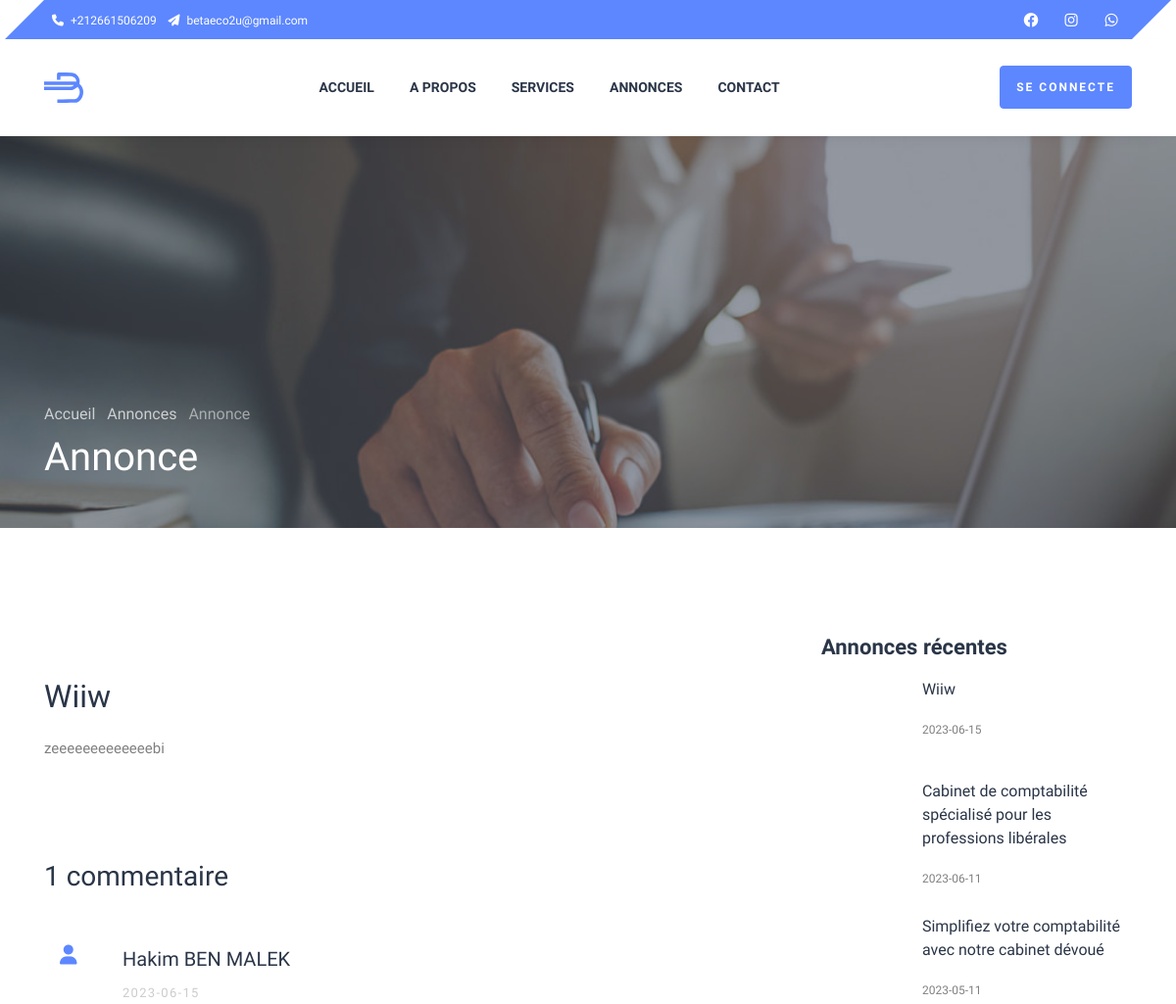
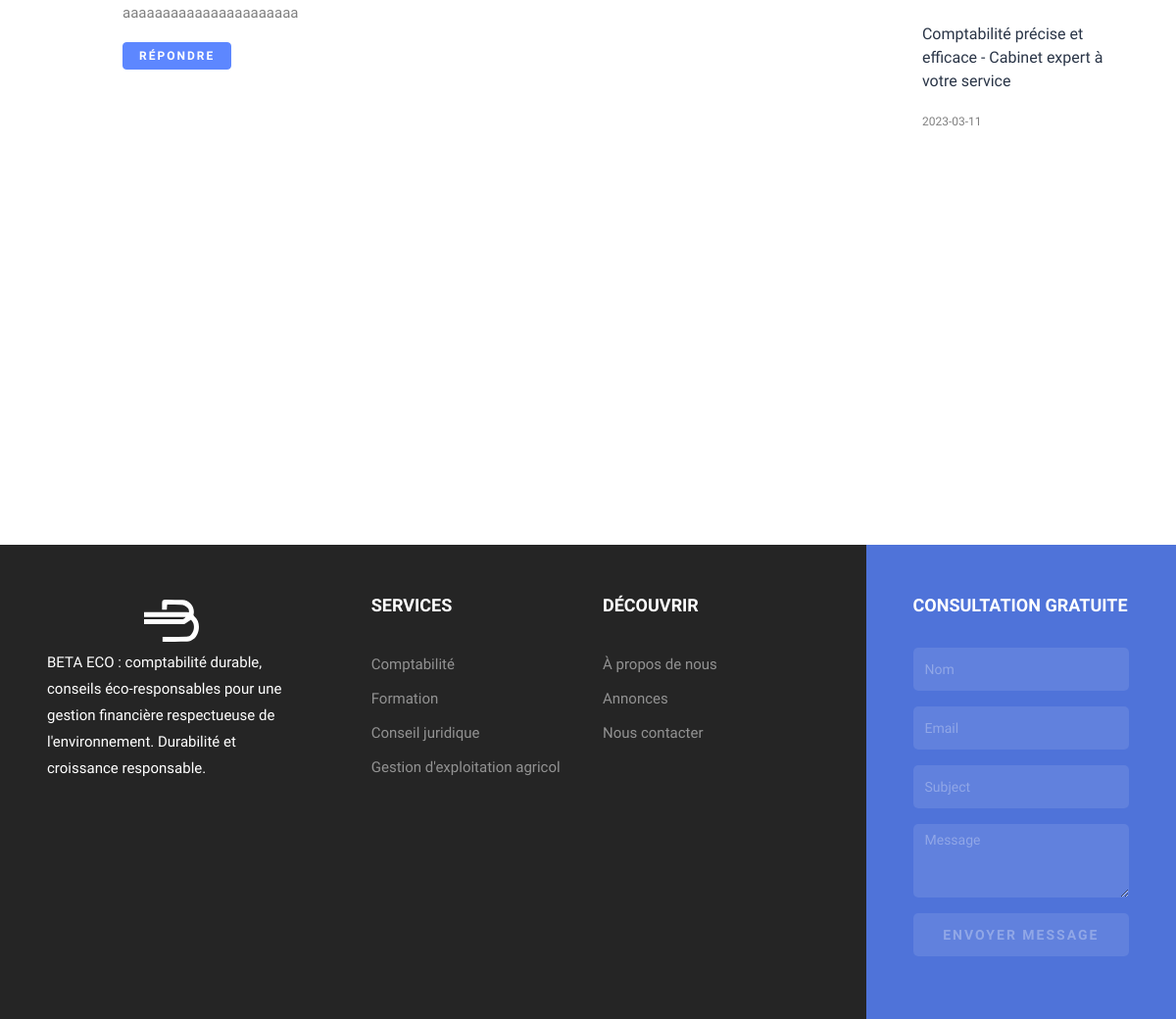
The page /annonce.php?id=6 on the database its author committed (2 pictures, top to bottom).
### tables this page shows
CREATE TABLE `utilisateurs` (
  `id_user` int(11) NOT NULL,
  `type` int(11) NOT NULL,
  `prenom` varchar(50) NOT NULL,
  `nom` varchar(50) NOT NULL,
  `phone` varchar(14) DEFAULT NULL,
  `email` varchar(50) DEFAULT NULL,
  `adresse` varchar(50) NOT NULL,
  `niveau` varchar(20) NOT NULL,
  `service` varchar(50) NOT NULL,
  `acces` int(11) DEFAULT NULL,
  `etat` int(11) DEFAULT NULL,
  `date_inscription` date DEFAULT NULL,
  `login` varchar(50) NOT NULL,
  `psw` varchar(50) NOT NULL
);

CREATE TABLE `annonce` (
  `id_annonce` int(11) NOT NULL,
  `titre` varchar(100) NOT NULL,
  `description` varchar(500) NOT NULL,
  `image_annonce` varchar(200) NOT NULL,
  `date_annonce` date NOT NULL DEFAULT current_timestamp(),
  `id_user` int(11) NOT NULL
);

### annonce.php (the view, shortened to what this page needs)
<?php if(isset($_GET['id'])){ ?>
<!DOCTYPE html>
<html lang="en">
  <head>
  </head>
  <body>
  <?php include('navbar.php') ?>
    <section class="hero-wrap hero-wrap-2" style="background-image: url('images/website/image_4.jpg');"
    data-stellar-background-ratio="0.5">
    <div class="overlay"></div>
    <div class="container">
      <div class="row no-gutters slider-text align-items-end">
        <div class="col-md-9 ftco-animate pb-5">
          <p class="breadcrumbs mb-2"><span class="mr-2"><a href="index.html">Accueil </a></span> <span class="mr-2"><a href="blog.html">Annonces </a></span> <span>Annonce</span></p>
          <h1 class="mb-0 bread">Annonce</h1>
        </div>
      </div>
    </div>
  </section>
  <section class="ftco-section ftco-degree-bg">
    <div class="container">
      <div class="row">
        <div class="col-lg-8 ftco-animate">
          <?php
          $req = "select *from annonce where id_annonce=".$_GET['id'];
          $res = $pdo->query($req);
					$row = $res->fetch(PDO::FETCH_ASSOC);
          ?>
          <p>
          </p>
          <h2 class="mb-3"><?= $row['titre'] ?></h2>
          <p><?= $row['description'] ?></p>
          <?php $reqc ="select COUNT(*) as num, u.nom, u.prenom, c.date_comment, c.contenu  from commentaire c, utilisateurs u, annonce an
          where u.id_user = c.id_user and c.id_annonce = an.id_annonce and  c.etat=1 and an.id_annonce = ".$_GET['id'];
          $reqN ="select COUNT(*) as num from commentaire c, utilisateurs u, annonce an
          where u.id_user = c.id_user and c.id_annonce = an.id_annonce and  c.etat=1 and an.id_annonce = ".$_GET['id'];
          $resc = $pdo -> query($reqc);
          $resN = $pdo -> query($reqN);
          $rowN = $resN -> fetch(PDO :: FETCH_ASSOC);
          ?>
          <div class="pt-5 mt-5">
            <h3 class="mb-5">
              <?php
              if($rowN['num'] == 1) echo $rowN['num']." commentaire";
              elseif ($rowN['num'] == 0) echo "Aucun commentaire";
              else echo $rowN['num']." commentaires";
            ?>
            </h3>
            <?php foreach($resc as $datac){?>
            <ul class="comment-list">
              <li class="comment">
                <div class="vcard bio">
                <i class="fa-solid fa-user px-3" style="font-size:20px; color:#5D87FF"></i>
                </div>
                <div class="comment-body">
                  <h3><?= $datac['prenom'] . " " . $datac['nom'] ?></h3>
                  <div class="meta"><?= $datac['date_comment'] ?></div>
                  <p><?=  $datac['contenu'] ?></p>
                  <p><a href="login.php" class="btn btn-primary px-3 py-1">Répondre</a></p>
                </div>
                </li>
            </ul>
            <?php } ?>
          </div>
        </div>
        <div class="col-lg-4 sidebar pl-lg-5 ftco-animate">
          <div class="sidebar-box ftco-animate">
            <h3>Annonces récentes</h3>
      <?php
      $reqAnn = "SELECT  * from annonce ORDER BY id_annonce DESC LIMIT 4";
      $reqAnn .= " ";
      $resAnn = $pdo->query($reqAnn);
      foreach ($resAnn as $dataAnn) {
        $file_path = $dataAnn['image_annonce'];
        $new_file_path = str_replace("../", "", $file_path);
        ?>
            <div class="block-21 mb-4 d-flex">
              <a href="annonce.php?id=<?= $dataAnn['id_annonce'] ?>" class="blog-img mr-4"  style="background-image: url('<?= $new_file_path; ?>');" ></a>
              <div class="text">
                <h3 class="heading"><a href="#">  <?= $dataAnn['titre'] ?></a>
                </h3>
                <div class="meta">
                  <div><a href="#"><span class="icon-calendar"></span><?= $dataAnn['date_annonce'] ?></a></div>
                </div>
              </div>
            </div>
            <?php } ?>
          </div>
        </div>
      </div>
    </div>
  </section>
  <?php include('footer.php') ?>
  </body>
</html>
<?php } ?>

### navbar.php (shortened to what this page needs)
<?php
require_once('connexion.php');
$reqPhoneEMail = "select * from utilisateurs where type=1";
$resPhoneEMail = $pdo->query($reqPhoneEMail);
$rowPhoneEMail = $resPhoneEMail->fetch(PDO::FETCH_ASSOC);
?>
<div class="wrap ">
  <div class="container ">
    <div class="row">
      <div class="col-md-12">
        <div class="bg-wrap">
          <div class="row">
            <div class="col-md-6 d-flex align-items-center">
              <p class="mb-0 phone pl-md-2">
                <a href="#" class="mr-2"><span class="fa fa-phone mr-1"></span> <?= $rowPhoneEMail['phone']; ?></a>
                <a href="#"><span class="fa fa-paper-plane mr-1"></span> <?= $rowPhoneEMail['email']; ?></a>
              </p>
            </div>
            <div class="col-md-6 d-flex justify-content-md-end">
              <div class="social-media">
                <p class="mb-0 d-flex">
                  <a href="#" class="d-flex align-items-center justify-content-center"><span
                      class="fa-brands fa-facebook"></span></a>
                  <a href="#" class="d-flex align-items-center justify-content-center"><span
                      class="fa-brands fa-instagram"></span></a>
                  <a href="#" class="d-flex align-items-center justify-content-center"><span
                      class="fa-brands fa-whatsapp"></span></a>
                </p>
              </div>
            </div>
          </div>
        </div>
      </div>
    </div>
  </div>
</div>
<nav class="navbar navbar-expand-lg navbar-dark ftco_navbar bg-dark ftco-navbar-light" id="ftco-navbar">
  <div class="container ">
    <a class="navbar-brand" href="index.php">
      <img src="images/website/iconBlue.svg" alt="BETA ECO" srcset="" style="width: 2.5rem;">
    </a>
    <div class="navbar-nav-wrapper">
      <div class="collapse navbar-collapse" id="ftco-nav">
        <ul class="navbar-nav ml-auto">
          <li class="nav-item"><a href="index.php" class="nav-link">Accueil</a></li>
          <li class="nav-item"><a href="about.php" class="nav-link">A propos</a></li>
          <li class="nav-item"><a href="services.php" class="nav-link">Services</a></li>
          <li class="nav-item"><a href="annonces.php" class="nav-link">Annonces</a></li>
          <li class="nav-item"><a href="contact.php" class="nav-link">Contact</a></li>
        </ul>
      </div>
    </div>
    <a href="login.php" class="btn btn-primary">Se connecte</a>
  </div>
</nav>

### rows shown on the page
utilisateurs: phone "+212661506209", email "betaeco2u@gmail.com"
annonce: titre "Wiiw", description "zeeeeeeeeeeeeebi", date_annonce "2023-06-15"
annonce: titre "Cabinet de comptabilité spécialisé pour les professions libérales", date_annonce "2023-06-11"
annonce: titre "Simplifiez votre comptabilité avec notre cabinet dévoué", date_annonce "2023-05-11"
annonce: titre "Comptabilité précise et efficace - Cabinet expert à votre service", date_annonce "2023-03-11"

### other values the page prints
$rowN['num'] "1"
$datac['prenom'] "Hakim"
$datac['nom'] "BEN MALEK"
$datac['date_comment'] "2023-06-15"
$datac['contenu'] "aaaaaaaaaaaaaaaaaaaaaa"
